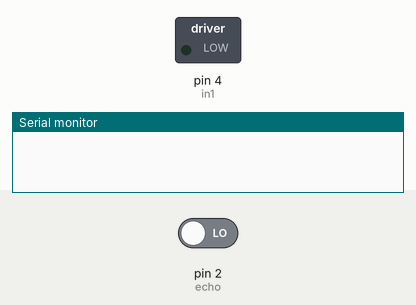
The sketch below on a simulated Arduino Uno, built with avr-gcc and run on an emulated ATmega328P. Parts: switched loads named in the sketch (green lamp = pin HIGH), the last lines printed to the serial monitor. The test bench sets the inputs (shaded band); at power-on: pin 2 (echo) LOW. Pins used as bus, display or sensor lines are not drawn.

Above: at 0.6 s.
At 5.3 s:
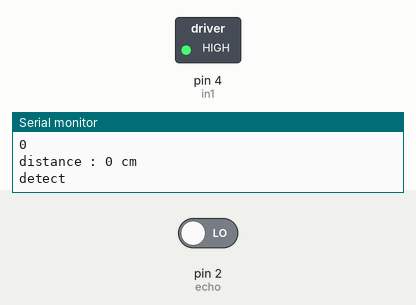
Timing chart, 0 to 8.8 s (numbered marks = the images above):
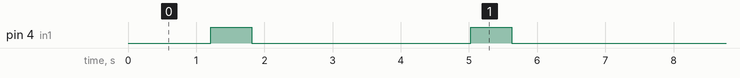

The sketch:

automatic_hand_sanitizer_dispenser.ino
```cpp
int echo = 2;  // Pin connected to the Echo pin of the ultrasonic sensor
int trig = 3;  // Pin connected to the Trigger pin of the ultrasonic sensor
int in1 = 4;   // Pin connected to the motor control

void setup() {
  pinMode(echo, INPUT);  // Set echo pin as input
  pinMode(trig, OUTPUT); // Set trigger pin as output
  pinMode(in1, OUTPUT);  // Set motor control pin as output

  Serial.begin(9600); // Initialize serial communication
}

void loop() {
  // Send a short pulse to trigger the ultrasonic sensor
  digitalWrite(trig, LOW);
  delay(2);
  digitalWrite(trig, HIGH);
  delay(10);
  digitalWrite(trig, LOW);

  // Measure the time taken for the echo to return
  int duration = pulseIn(echo, HIGH);
  Serial.println(duration); // Print raw duration value

  // Calculate distance in cm
  int distance = duration * 0.034 / 2;

  Serial.print("distance : ");
  Serial.print(distance);
  Serial.println(" cm");
  delay(200);

  // If an object is detected within 10 cm, activate the motor
  if (distance < 10) {
    Serial.println("detect");
    digitalWrite(in1, HIGH);  // Turn the motor on
    delay(600);                // Keep motor running for 600ms
    digitalWrite(in1, LOW);   // Turn the motor off
    delay(2000);               // Wait for 2 seconds before rechecking
  }
  else {
    digitalWrite(in1, LOW);  // Ensure motor remains off if no object is detected
  }
}
```

Measured:
- by itself, pin 4 (in1): alternates HIGH for 0.60 s and LOW for 3.2 s
